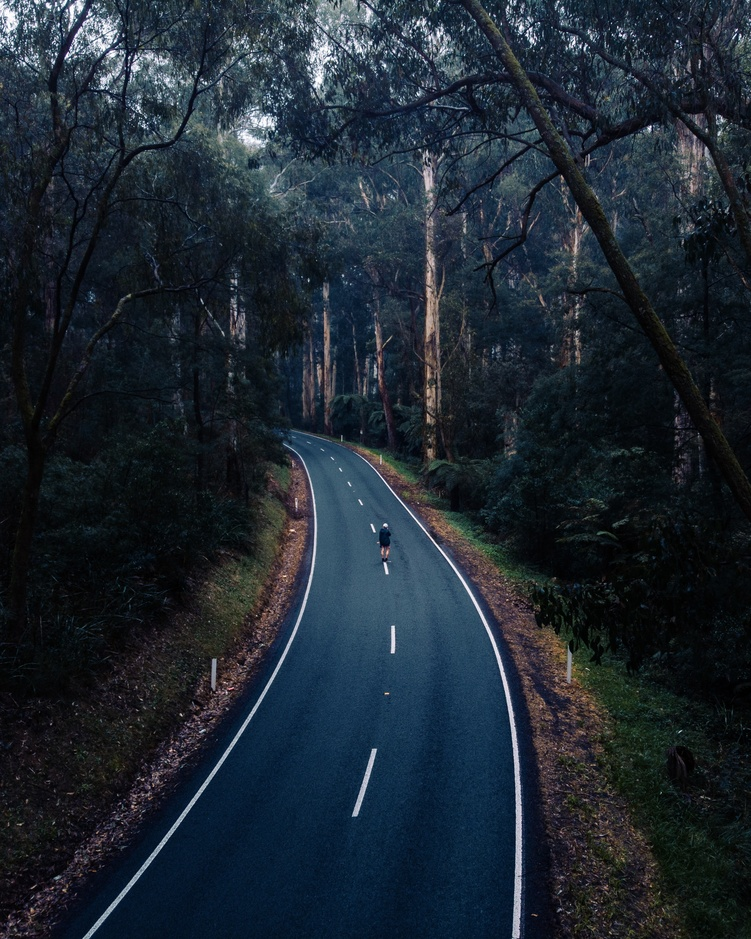
//> input picture sample.jpeg, 751 x 939 px, shrunk from 2426 x 3032 before the run
$ ./ErosionDialation   (built with g++ and OpenCV 4)
//> lines starting //> are read from the running program, lines starting //| are printed output that depends on the picture
#include <opencv2/highgui.hpp>
#include <opencv2/imgproc.hpp>
using namespace cv;
int main()
{
Mat img = imread("/home/pragati/Desktop/testopencvC++/sample.jpeg",IMREAD_COLOR);
//> img is the input picture: 939 rows x 751 cols, CV_8UC3; mean B, G, R 49.8, 40.1, 30.1

Mat erodeMat, dialateMat;
Mat elementKernel = getStructuringElement(MORPH_RECT, Size(5,5), Point(-1,-1));

erode(img,erodeMat,elementKernel, Point(-1,-1),1);
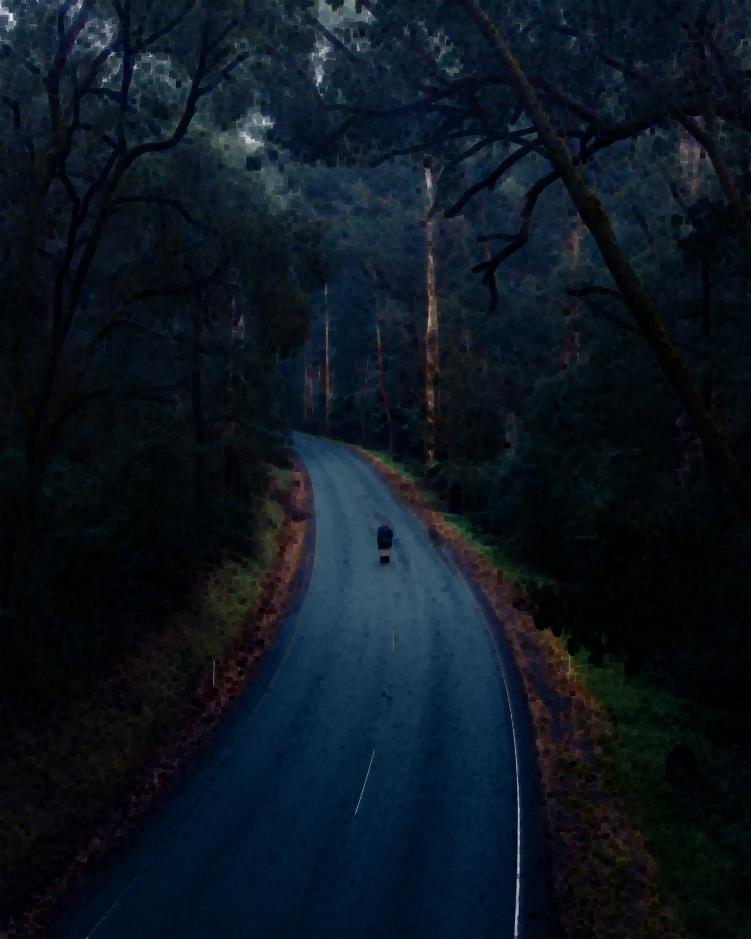
//> erodeMat: 939 rows x 751 cols, CV_8UC3; mean B, G, R 32.1, 22.4, 12.5
dilate(img,dialateMat,elementKernel, Point(-1,-1),1);
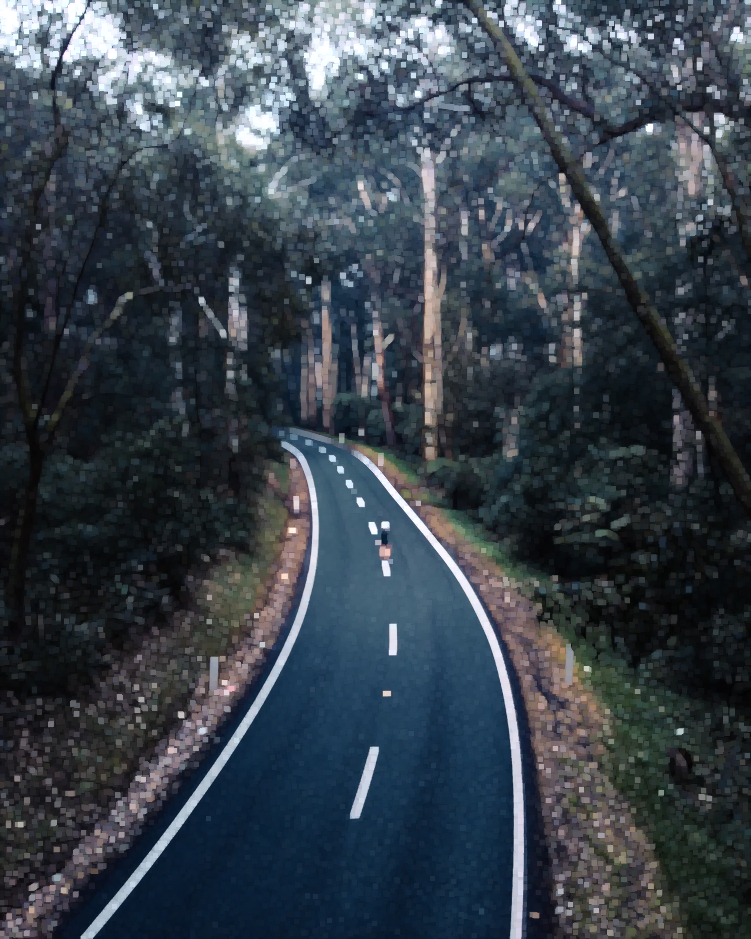
//> dialateMat: 939 rows x 751 cols, CV_8UC3; mean B, G, R 76.1, 66.6, 56.8

imshow("Original Image", img);
imshow("Eroded Image", erodeMat);
imshow("Dilated Image", dialateMat);


waitKey(1000);
return 0;
}
